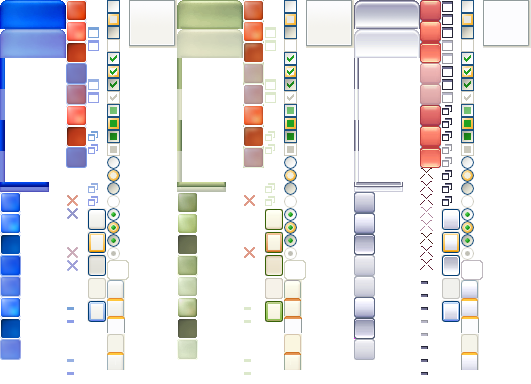

The script that saved this image:
# Builds luna.png: the Windows XP Luna theme's own images (from luna.msstyles, via github.com/listumps/wine_themes),
# Blue, Olive Green (Homestead) and Silver (Metallic) side by side, each part at the same place in each colour's block
# (blocks of columns no taller than 384 px: TDPT's PNG reader refuses anything bigger than the stock window).
# Usage: luna.py <dir with the msstyles' bitmaps, as NAME_BMP.bmp> <out.png>; prints the table for OverlayWindows.cpp.
import struct, sys
from PIL import Image

PARTS = ['FRAMECAPTION', 'FRAMELEFT', 'FRAMERIGHT', 'FRAMEBOTTOM', 'CAPTIONBUTTON', 'CLOSEBUTTON', 'CLOSEGLYPH',
         'MINIMIZEGLYPH', 'MAXIMIZEGLYPH', 'RESTOREGLYPH', 'BUTTON', 'CHECKBOX13', 'RADIOBUTTON13', 'GROUPBOX', 'TABITEM',
         'TABPANEEDGE']
COLOURS = ['BLUE', 'HOMESTEAD', 'METALLIC']


def load(path):
    b = open(path, 'rb').read()
    w, h = struct.unpack_from('<ii', b, 18)
    if struct.unpack_from('<H', b, 28)[0] == 32:  # straight alpha, bottom-up BGRA (PIL drops the alpha)
        px = struct.unpack_from('<I', b, 10)[0]
        im = Image.frombuffer('RGBA', (w, abs(h)), b[px:px + w * abs(h) * 4], 'raw', 'BGRA', 0, -1 if h > 0 else 1)
        if not any(im.getchannel('A').get_flattened_data()):
            im.putalpha(255)
        return im
    im = Image.open(path).convert('RGBA')  # magenta is see-through
    im.putdata([(0, 0, 0, 0) if p[:3] == (255, 0, 255) else p for p in im.get_flattened_data()])
    return im


ims = {(c, p): load(f'{sys.argv[1]}/{c}_{p}_BMP.bmp') for c in COLOURS for p in PARTS}
places, x, y, colw, H = [], 0, 0, 0, 384
for p in PARTS:
    w, h = ims[COLOURS[0], p].size
    if y + h > H:
        x, y, colw = x + colw, 0, 0
    places.append((x, y))
    colw, y = max(colw, w), y + h
bw = x + colw
out = Image.new('RGBA', (bw * len(COLOURS), H))
for p, (x, y) in zip(PARTS, places):
    w, h = ims[COLOURS[0], p].size
    for i, c in enumerate(COLOURS):
        out.paste(ims[c, p], (i * bw + x, y))
    print(f'{{ {x}, {y}, {w}, {h} }}, // {p}')
print(f'block width {bw}')
out.save(sys.argv[2], optimize=True)
